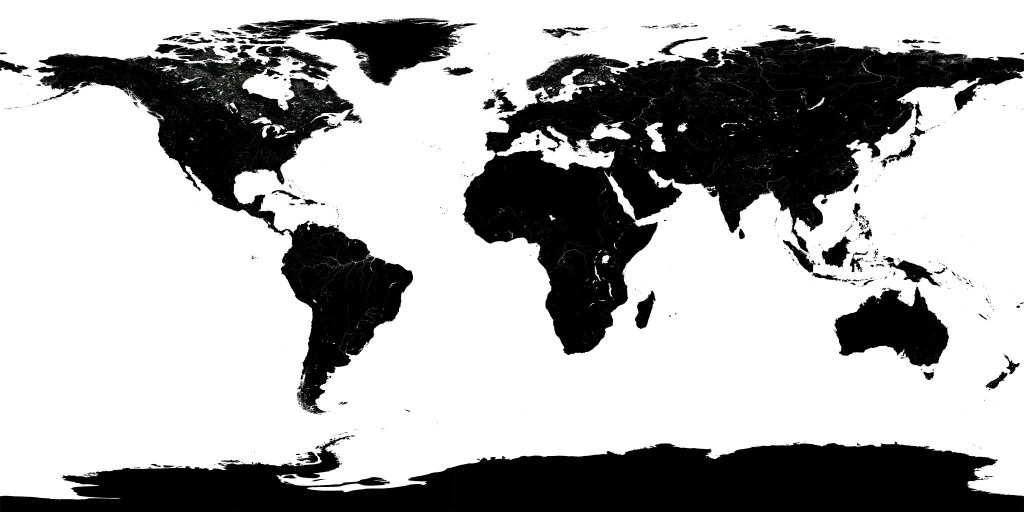
#> input picture assets/earth_specular_2048.jpg, 2048 x 1024 px, found by its file name (shown at 1/2 size)
$ python generate_earth_night_and_clouds.py
#> lines starting #> are read from the running program, lines starting #| are printed output that depends on the picture; after the words box and inside, x2 and y2 are one past the last pixel; in counts of white or black regions, pixels touching at a corner belong together
import numpy as np
from PIL import Image
import os

assets_dir = "/home/cyber/projects/3d-portfolio/assets"
spec_path = os.path.join(assets_dir, "earth_specular_2048.jpg")

# Open specular map: oceans are white (mean > 150), land is dark (< 100)
spec_img = Image.open(spec_path).convert("L")
spec_arr = np.array(spec_img, dtype=np.float32) / 255.0
H, W = spec_arr.shape
#> H = 1024; W = 2048

lat = np.linspace(-np.pi/2, np.pi/2, H)[:, None]
#> lat = 1024 values from -1.57 to 1.57
lon = np.linspace(-np.pi, np.pi, W)[None, :]
x = np.cos(lat) * np.cos(lon)
y = np.sin(lat) * np.ones_like(lon)
z = np.cos(lat) * np.sin(lon)

# Land mask: where specular is low
land_mask = np.clip((0.35 - spec_arr) / 0.25, 0.0, 1.0)
# Zero out extreme Antarctica & Arctic
land_mask = np.where(lat < -1.15, 0.0, land_mask)
land_mask = np.where(lat > 1.35, 0.0, land_mask)

# Generate multi-scale noise for city distribution
np.random.seed(101)
def seamless_noise(octaves):
    res = np.zeros((H, W), dtype=np.float32)
    for scale, amp in octaves:
        p1 = scale * (x * 1.5 + y * 0.9 + z * 1.2)
        p2 = scale * (y * 1.3 - z * 0.8 + x * 0.6)
        res += amp * (np.sin(p1) * np.cos(p2))
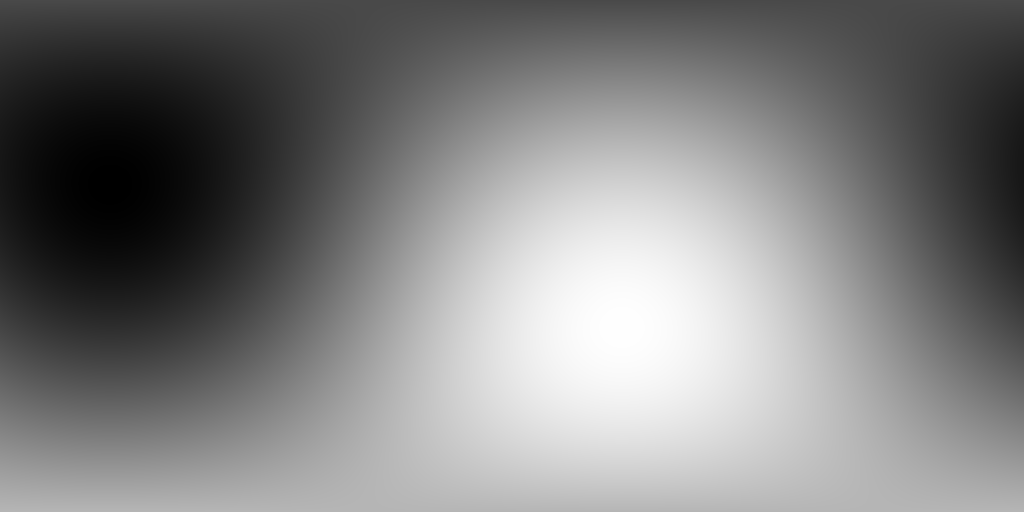
#> p1: shape (1024, 2048) float64 (shown at 1/2 size); min -38.18, max 38.18, mean 0; drawn with min black and max white
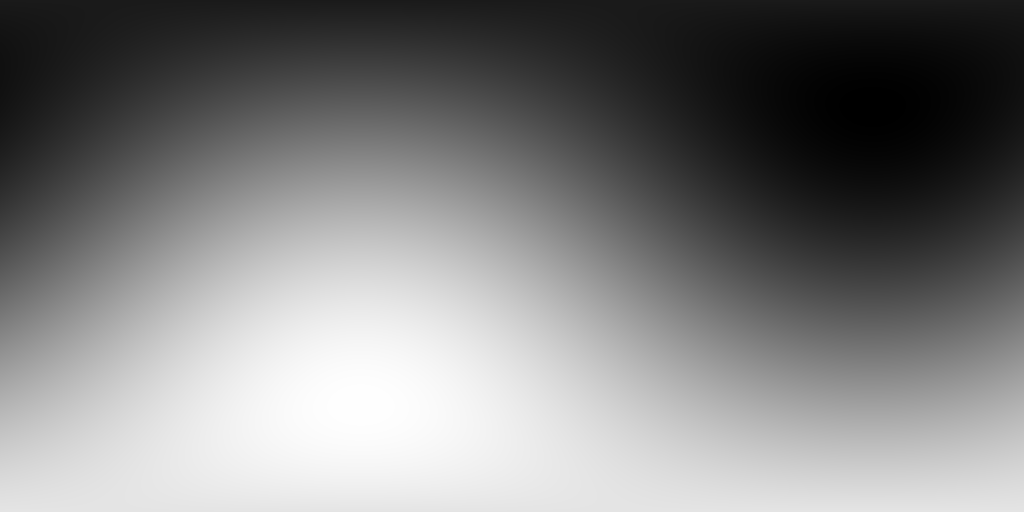
#> p2: shape (1024, 2048) float64 (shown at 1/2 size); min -29.52, max 29.52, mean 0; drawn with min black and max white
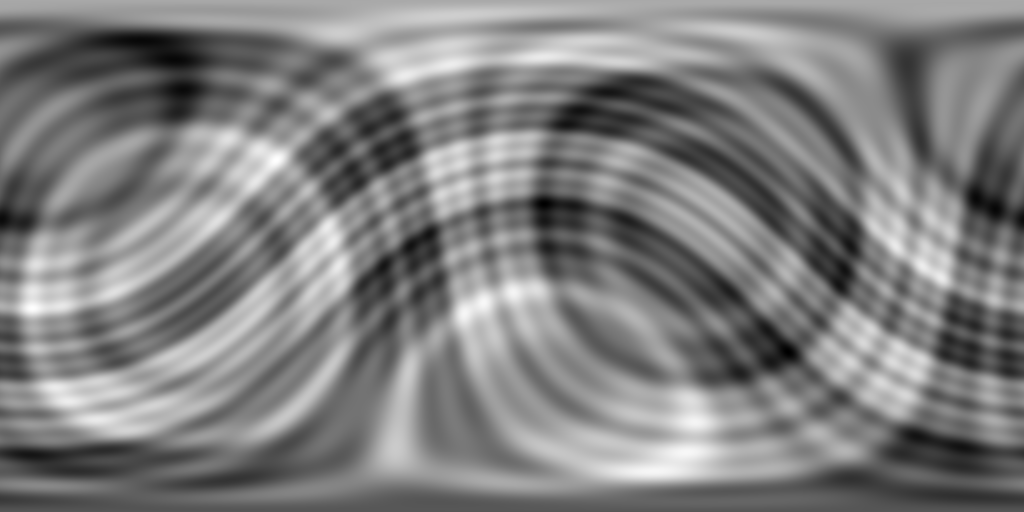
#> res: shape (1024, 2048) float32 (shown at 1/2 size); min -0.844, max 0.844, mean -8.1e-05; drawn with min black and max white
    mn, mx = res.min(), res.max()
#> mn = -0.844; mx = 0.844
    return (res - mn) / (mx - mn + 1e-6)

n_macro = seamless_noise([(3, 0.5), (8, 0.3), (18, 0.2)])
n_micro = seamless_noise([(35, 0.5), (75, 0.3), (150, 0.2)])
#> after the loop in seamless_noise (call 2), `for scale, amp in octaves:`:
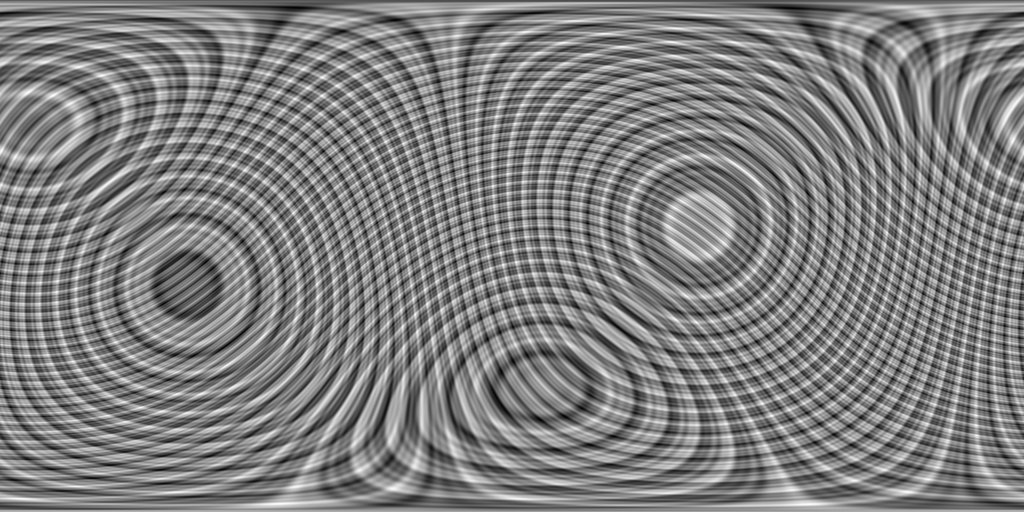
#> res: shape (1024, 2048) float32 (shown at 1/2 size); min -0.929, max 0.929, mean -4.93e-06; drawn with min black and max white

# Population concentration boosts (Europe, East Asia, North America, India)
# Approximate lat/lon centers:
def region_boost(c_lat, c_lon, rad_lat, rad_lon, weight):
    d = np.sqrt(((lat - c_lat)/rad_lat)**2 + ((lon - c_lon)/rad_lon)**2)
    return weight * np.clip(1.0 - d, 0.0, 1.0)

# Europe (lat ~0.85, lon ~0.25)
b_eu = region_boost(0.85, 0.25, 0.28, 0.45, 1.5)
# North America East & West (lat ~0.7, lon ~-1.6 to -1.3)
b_na = region_boost(0.68, -1.50, 0.30, 0.65, 1.4)
# East Asia (China/Japan lat ~0.6, lon ~2.0)
b_asia = region_boost(0.60, 2.05, 0.32, 0.60, 1.6)
# India (lat ~0.35, lon ~1.35)
b_india = region_boost(0.35, 1.35, 0.22, 0.30, 1.5)
# Middle East & North Africa (lat ~0.45, lon ~0.7)
b_me = region_boost(0.45, 0.75, 0.25, 0.40, 1.2)

boost = 1.0 + b_eu + b_na + b_asia + b_india + b_me

# City density: concentrated nodes with sparse spiderwebs
city_density = (n_macro ** 2.2) * (n_micro ** 1.8) * boost * land_mask
# Threshold into sharp bright nodes (metropolises) and fine filament networks
city_raw = np.clip((city_density - 0.12) / 0.55, 0.0, 1.0)
city_sharp = (city_raw ** 2.5) * 1.8

# Add micro-sparks for individual city lights
sparks = np.random.uniform(0.0, 1.0, (H, W))
sparks = np.where((sparks > 0.985) & (land_mask > 0.5), 1.0, 0.0)
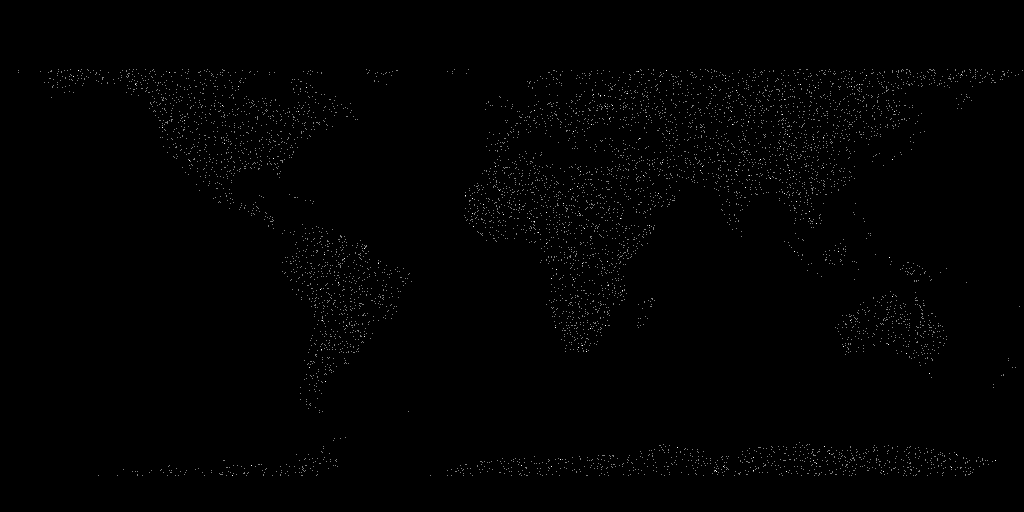
#> sparks: shape (1024, 2048) float64 (shown at 1/2 size); values 0 (black) and 1 (white), 0.34% white in thin lines or dots, all inside (x1, y1, x2, y2) = (36, 138, 2045, 952)
city_final = np.clip(city_sharp + sparks * 0.7 * land_mask, 0.0, 1.0)

# Color: warm golden amber / sodium vapor glow (R=255, G=205, B=125)
night_r = np.clip(city_final * 255, 0, 255).astype(np.uint8)
night_g = np.clip(city_final * 205, 0, 255).astype(np.uint8)
night_b = np.clip(city_final * 120, 0, 255).astype(np.uint8)

night_rgb = np.stack([night_r, night_g, night_b], axis=-1)
night_img = Image.fromarray(night_rgb, 'RGB')
night_out = os.path.join(assets_dir, "earth_night_2048.jpg")
night_img.save(night_out, quality=92)
print("✓ Saved earth_night_2048.jpg")

# -------------------------------------------------------------
# 2. GENERATE REALISTIC PROCEDURAL EARTH CLOUDS (RGBA PNG)
# -------------------------------------------------------------
print("Generating earth_clouds_2048.png...")
n_cloud1 = seamless_noise([(2.5, 0.45), (6, 0.3), (14, 0.15), (32, 0.1)])
#> after the loop in seamless_noise (call 3), `for scale, amp in octaves:`:
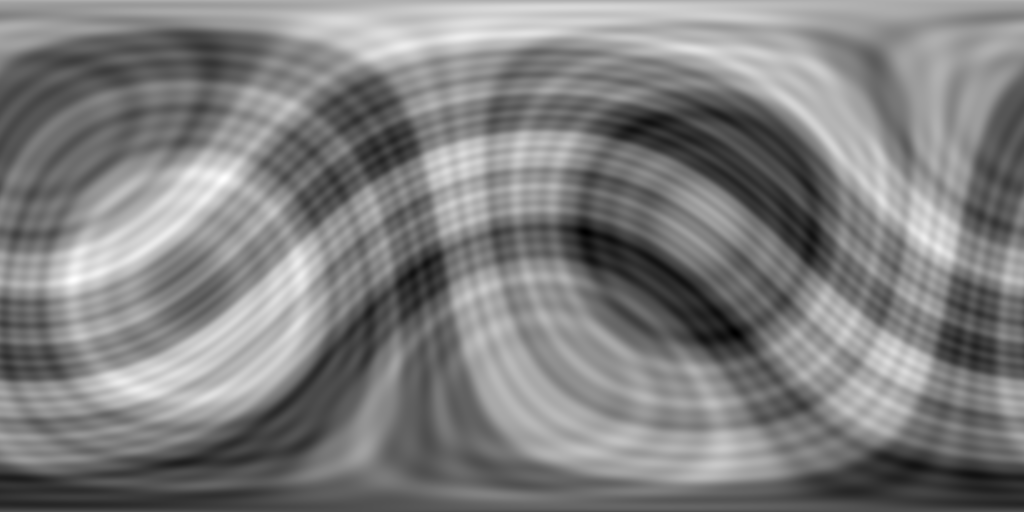
#> res: shape (1024, 2048) float32 (shown at 1/2 size); min -0.877, max 0.877, mean -5.53e-05; drawn with min black and max white
n_cloud2 = seamless_noise([(4, 0.4), (10, 0.3), (25, 0.2), (60, 0.1)])
#> after the loop in seamless_noise (call 4), `for scale, amp in octaves:`:
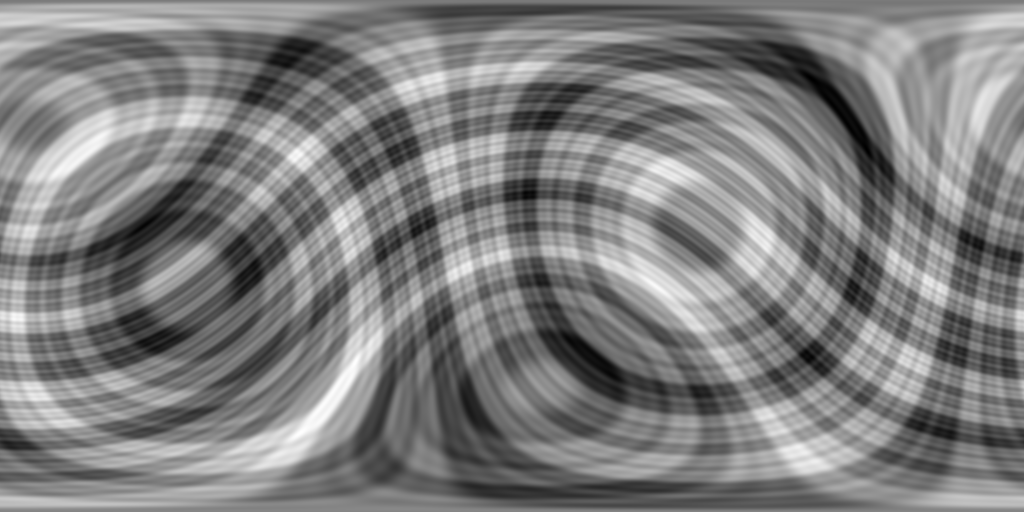
#> res: shape (1024, 2048) float32 (shown at 1/2 size); min -0.812, max 0.813, mean 4.43e-05; drawn with min black and max white

# Swirling cloud bands along latitudes (trade winds & jet streams)
cloud_swirl = np.sin(lat * 8.0 + n_cloud1 * 3.5) * 0.5 + 0.5
cloud_mix = cloud_swirl * 0.45 + n_cloud2 * 0.55

# Cyclonic storms
def cyclone(c_lat, c_lon, rad):
    d = np.sqrt(((lat - c_lat)/rad)**2 + ((lon - c_lon)/(rad*1.8))**2)
    spiral = np.sin(d * 18.0 - lon * 2.0) * 0.5 + 0.5
    return np.clip(1.0 - d, 0.0, 1.0) * spiral

c1 = cyclone(0.55, -0.9, 0.18)
c2 = cyclone(-0.45, 1.8, 0.22)
c3 = cyclone(0.35, 2.4, 0.20)

total_clouds = np.clip(cloud_mix * 0.75 + (c1 + c2 + c3) * 0.45, 0.0, 1.0)
# Cut off lower cloud values so oceans/continents show cleanly beneath
cloud_alpha = np.clip((total_clouds - 0.38) / 0.52, 0.0, 1.0)
cloud_alpha = (cloud_alpha ** 1.4) * 0.88 # Max 88% opacity

cloud_rgba = np.zeros((H, W, 4), dtype=np.uint8)
cloud_rgba[:, :, 0] = 255 # White clouds
cloud_rgba[:, :, 1] = 255
cloud_rgba[:, :, 2] = 255
cloud_rgba[:, :, 3] = np.clip(cloud_alpha * 255, 0, 255).astype(np.uint8)

cloud_img = Image.fromarray(cloud_rgba, 'RGBA')
cloud_out = os.path.join(assets_dir, "earth_clouds_2048.png")
cloud_img.save(cloud_out)
print("✓ Saved earth_clouds_2048.png")
